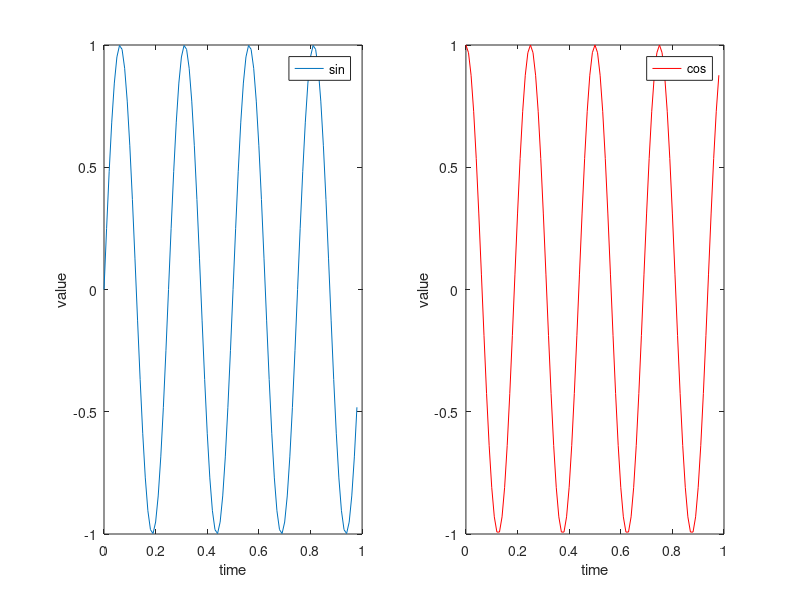
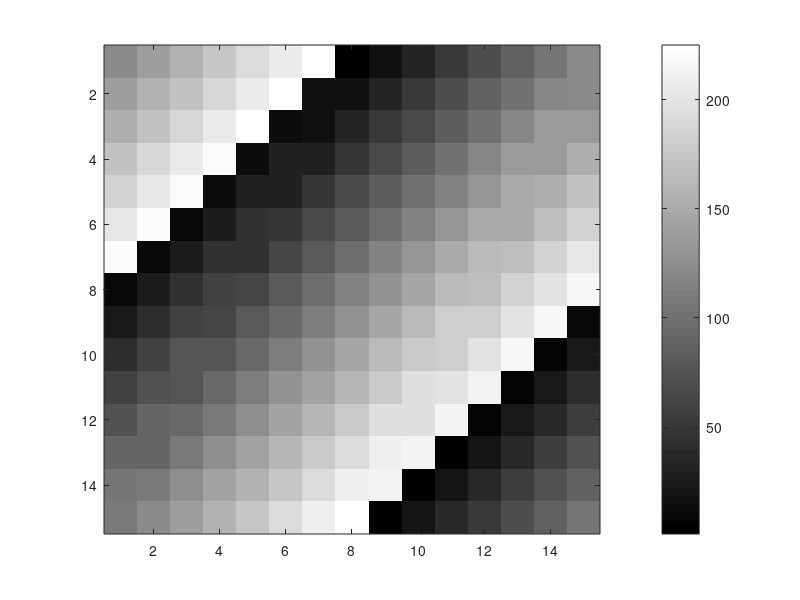

Reproduce these figures in MATLAB, in order.
t = [0:0.01:0.98];y1 = sin(2*pi*4*t);y2 = cos(2*pi*4*t);%close;plot(t, y1)hold on;plot(t, y2, 'r')xlabel('time');ylabel('value');legend('sin', 'cos');%legend(..., "location", northwest);title('My first plot');%print -dpng 'DominiksPlot.png'close;%figure(1), plot(t, y1);%figure(2), plot(t, y2);subplot(1,2,1);plot(t, y1);xlabel('time');ylabel('value');legend('sin');subplot(1,2,2);plot(t, y2, 'r');xlabel('time');ylabel('value');legend('cos');%axis([0.5 1 -1 1])figure;imagesc(magic(15)), colorbar, colormap gray;